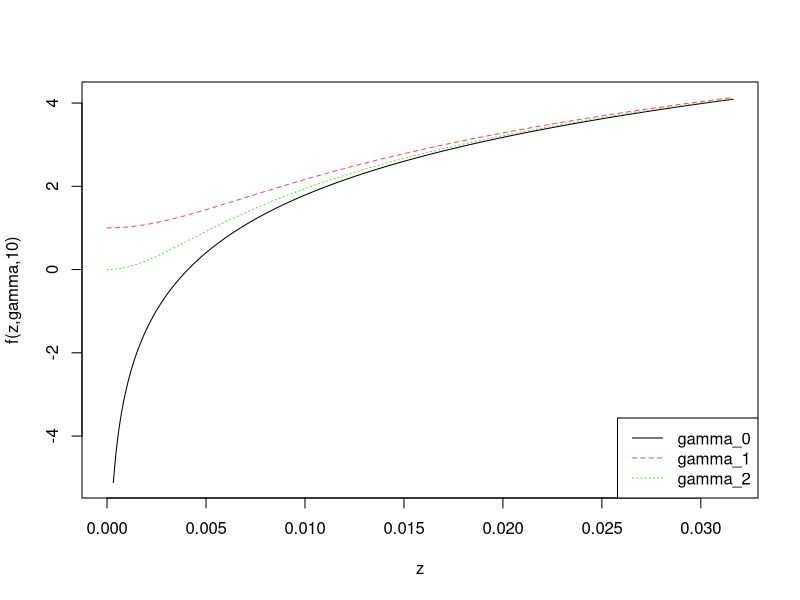
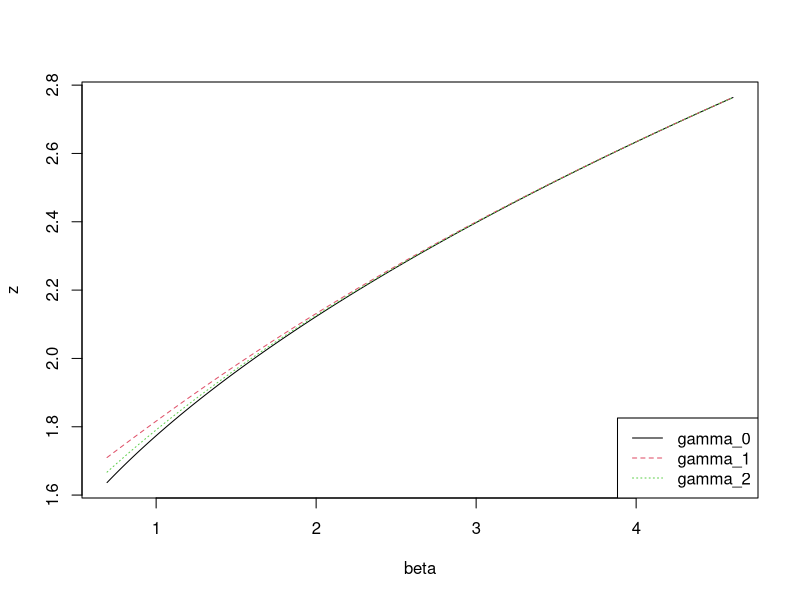
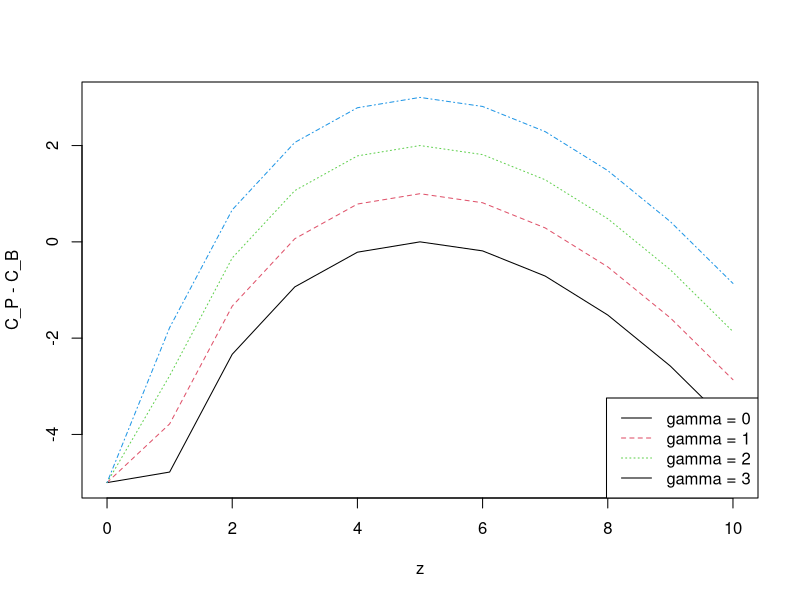

Generate these figures, in order, with R:
## ---- chunk 1
knitr::opts_chunk$set(
                    collapse = TRUE,
                    comment = "#>"
                  )
## ---- chunk 2
fz <- function(zsq,gamma,beta){ log(gamma+zsq) + 1 + beta - zsq }
zsq <- seq(0,1e-3,length=10000)
Y <- matrix(NA,length(zsq),3)
colnames(Y) <- c("gamma_0","gamma_1","gamma_2")
b <- 10
Y[,1] <- fz(zsq,0,b)
Y[,2] <- fz(zsq,exp(-b),10)
Y[,3] <- fz(zsq,exp(-(1+b)),10)


matplot(sqrt(zsq),Y,type="l",xlab="z",ylab="f(z,gamma,10)");
legend("bottomright",colnames(Y),col=1:3,lty=1:3)
## ---- chunk 3
betaRng <- seq(log(2),2*log(10),length=1000) ###2*log(1:1000)
Y <- matrix(NA,length(betaRng),3)
colnames(Y) <- c("gamma_0","gamma_1","gamma_2")

for(ii in 1:length(betaRng)){
    rng <- c(1.25,25)
    b <- betaRng[ii]
    Y[ii,1] <- uniroot(fz,rng,gamma=0,beta=b)$root
    Y[ii,2] <- uniroot(fz,rng,gamma=exp(-b),beta=b)$root
    Y[ii,3] <- uniroot(fz,rng,gamma=exp(-(1+b)),beta=b)$root
}
matplot(betaRng,sqrt(Y),type="l",xlab="beta",ylab="z");
legend("bottomright",colnames(Y),col=1:3,lty=1:3)
## ---- chunk 4
y <- 0:10
lambda <- 5
z <- 2*((y-lambda) - y*log(y/lambda))
gamma <- 0:3
Y <- matrix(z,length(y),length(gamma))
colnames(Y) <- paste0("gamma = ",gamma)
for(ii in 1:length(gamma)){
    Y[,ii] <- Y[,ii] + gamma[ii]
}
Y[y==0] <- -lambda
matplot(y,Y,type="l",xlab="z",ylab="C_P - C_B");
legend("bottomright",colnames(Y),col=1:3,lty=1:3)
